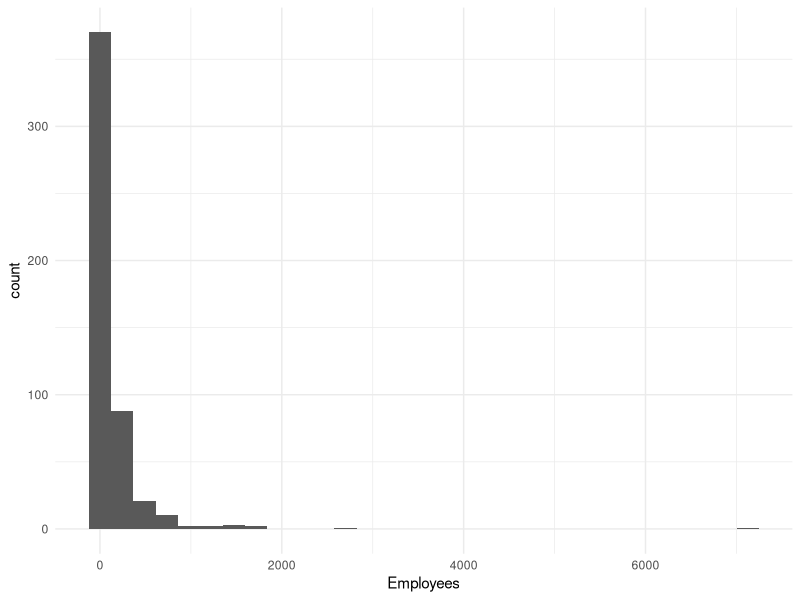
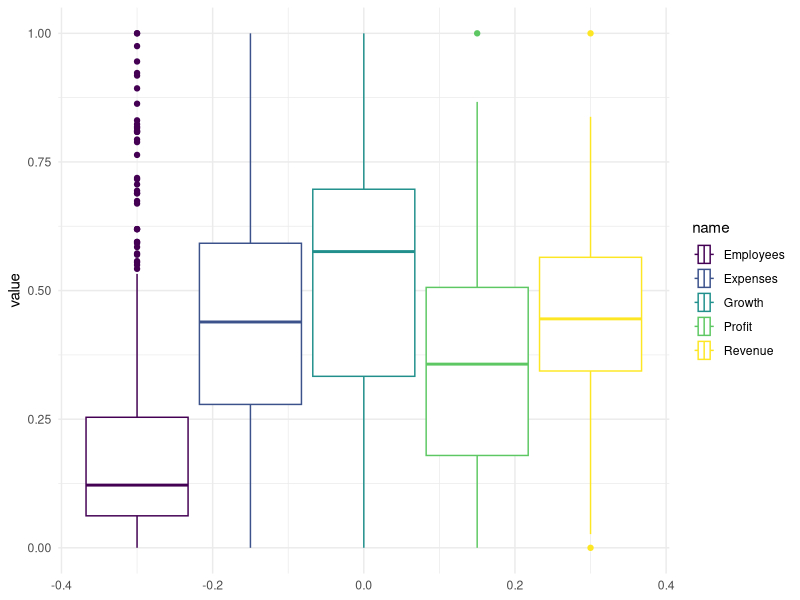
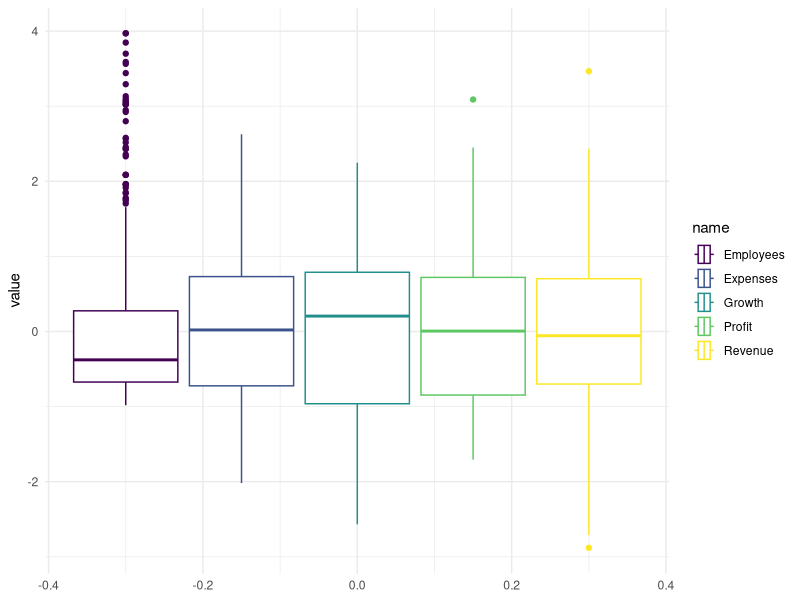
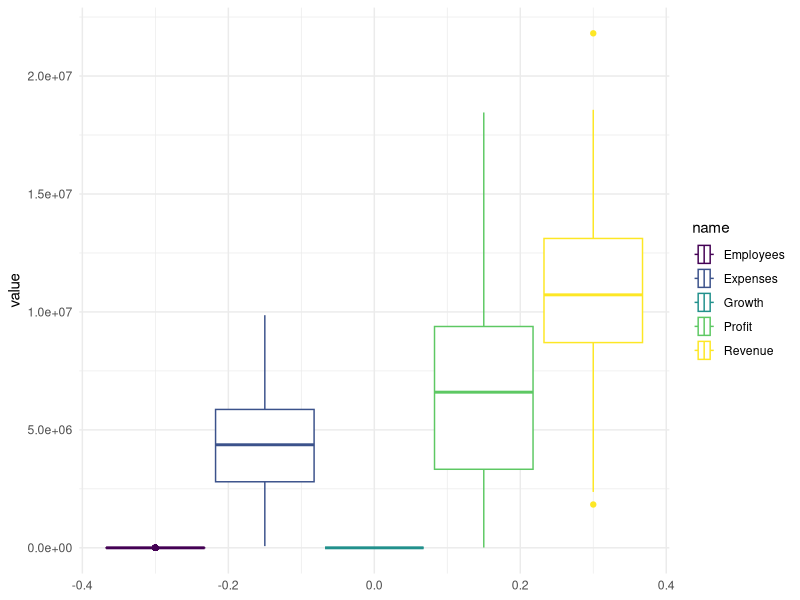
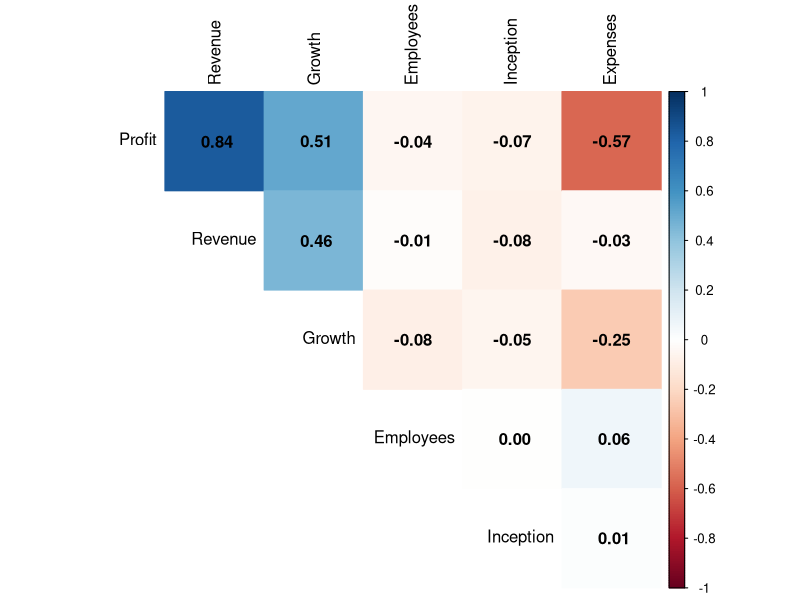
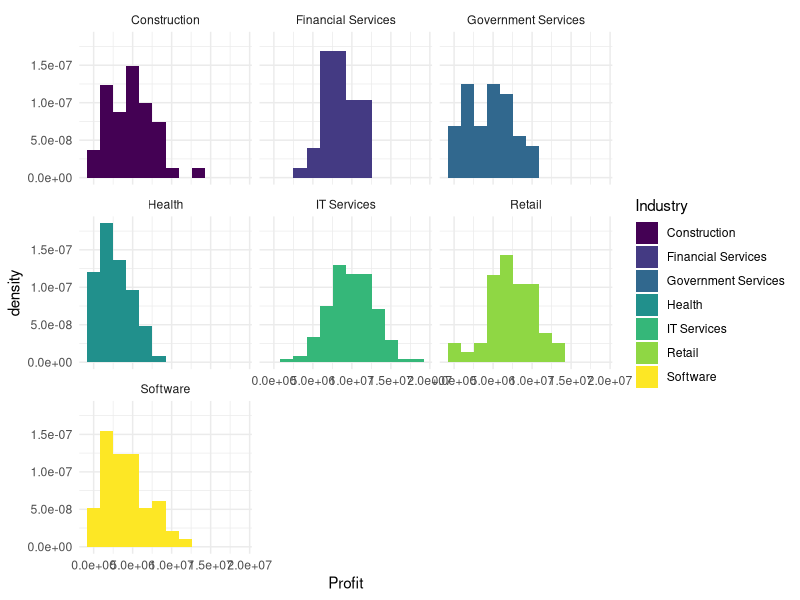
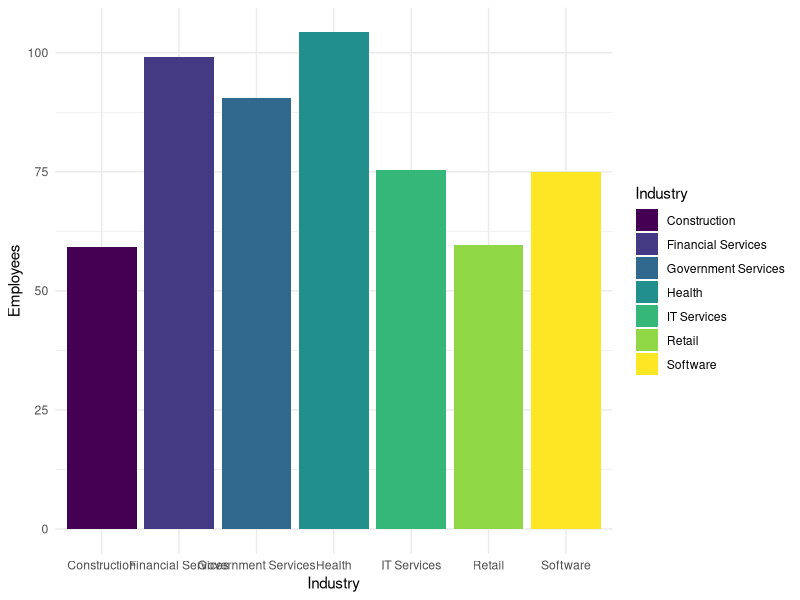
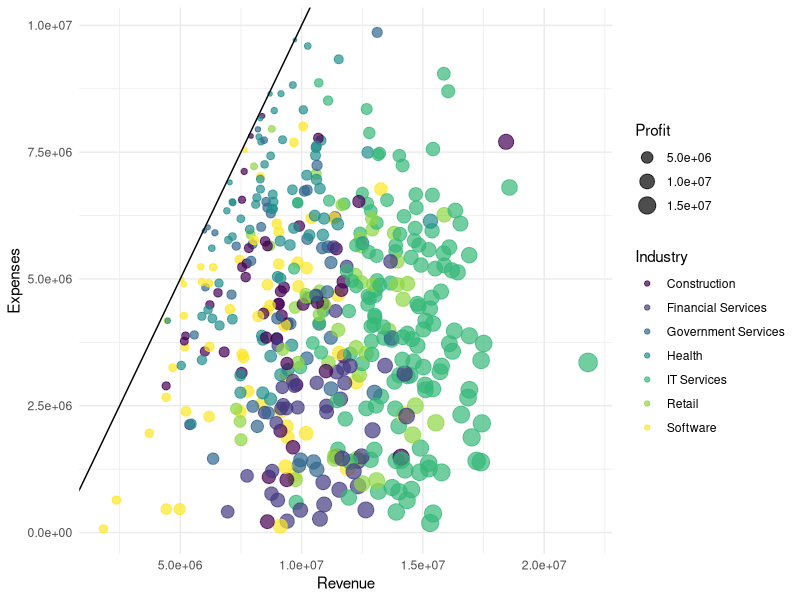

Recreate these plots in R, in order.
## ---- include=FALSE-----------------------------------------------------------------------------------------------------------
knitr::opts_chunk$set(warning=FALSE,message=FALSE)
options("digits" = 5)


## -----------------------------------------------------------------------------------------------------------------------------
library(tidyverse)

# Duomenų įvesties klaidos (sutvarkysiu pačiame duomenų faile)
#lines <-readLines("Future-500-7.csv")
#lines[69]<- str_replace(lines[69],'\"',"")
#lines[79]<- str_replace(lines[79],'\"',"")

#writeLines(lines,"modified_csv.csv")
x <- read_csv("modified_csv.csv")


## -----------------------------------------------------------------------------------------------------------------------------
# Pasivertimas į skaitinius kintamuosius
x_1 <- x %>%
  mutate(Revenue = as.numeric(str_replace_all(Revenue,"\\$|\\,","")),
        Expenses = as.numeric(str_replace_all(Expenses," Dollars|\\,","")),
        Growth = as.numeric(str_replace_all(Growth,"%","")),
        Profit = as.numeric(str_match(Profit,"\\d+")))


## -----------------------------------------------------------------------------------------------------------------------------
library(psych)
x_1 %>% select(where(is.numeric),-"ID") %>% describe()



x_grouped <- x_1 %>% group_by(Industry)
names <- x_grouped %>% group_keys() %>% pull(Industry)

summary_list <- x_grouped %>% select(where(is.numeric)) %>% select(-"ID") %>% 
  group_split() %>% 
  purrr::map(~select(.x,-"Industry")) %>%
  purrr::map(describe) %>%
  purrr::map(~rownames_to_column(as.data.frame(.x)))

names(summary_list) <- names
summary_list


## -----------------------------------------------------------------------------------------------------------------------------
# išveda į failus, siekiant nukopijuoti į word lentelę
x %>% describe %>% select(c("sd","mean","median","min","max")) %>% round(2) %>% write.csv("out.csv",quote=FALSE)


temp <- summary_list %>% enframe() %>% unnest_longer("value") 

cbind(temp$name,temp$value) %>% select(c("rowname","temp$name","sd","mean","median","min","max")) %>% mutate(across(where(is.numeric),round,2)) %>% write.csv("out_2.csv",quote=FALSE,row.names = FALSE)


## -----------------------------------------------------------------------------------------------------------------------------
# turimi vienų metų duomenys. esant praeitų metų duomenims NA reikšmes būtų galima pakeisti praeitomis
x_1 %>% group_by(Name) %>% count() %>% arrange(desc(n))

x_1 %>% ungroup() %>% summarize(across(everything(),~sum(is.na(.x)))) # pradiniai kiekiai praleistų reikšmių


replace_with_group_median<- function(x,y) {
  group_median <- median(x,na.rm = TRUE)
  if_else(is.na(x),group_median,x)
}


library(maps)
cities <-  us.cities$country.etc
names(cities) <- str_replace(us.cities$name,paste("",us.cities$country.etc),"")


x_2 <- x_1 %>%
  # faktinis užpildymas
  mutate(State = if_else(is.na(State),cities[City],State)) %>%
  # išvestinės reikšmės 
  mutate(Expenses = if_else(is.na(Expenses) & !is.na(Profit),Revenue - Profit,Expenses),
        Revenue = if_else(is.na(Revenue) & !is.na(Profit),Expenses + Profit,Revenue)) %>%
  group_by(Industry) %>%
  filter(!(is.na(Revenue) & is.na(Expenses) & !is.na(Profit))) %>%
  mutate(Expenses = replace_with_group_median(Expenses),
         Revenue = replace_with_group_median(Revenue),
         Profit = Revenue - Expenses) %>%
  rbind(x_1  %>% filter((is.na(Revenue) & is.na(Expenses) & !is.na(Profit)))) %>%
  mutate(Employees = replace_with_group_median(Employees),
         Growth = replace_with_group_median(Growth)) %>%
  ungroup()




## -----------------------------------------------------------------------------------------------------------------------------
# likusios praleistos reikšmės paliekamos duomenyse (daugiausia reikšmės nominaliuose kintamuosiouse)
x_2 %>% summarize(across(everything(),~sum(is.na(.x))))


## -----------------------------------------------------------------------------------------------------------------------------
names <- c("Employees","Revenue","Expenses","Profit","Growth")

x_2 %>%  select(names) %>% purrr::map(~boxplot.stats(.x,coef = 1.5)$out) # sąlyginės išskirtys ("mild" outliers)

(outliers <- x_2 %>% select(names) %>% purrr::map(~boxplot.stats(.x,3)$out)) # išskirtys ("extreme" outliers)


## -----------------------------------------------------------------------------------------------------------------------------
ggplot(x_2,aes(Employees)) + geom_histogram() + theme_minimal() # įmonės darbuotojų skaičiaus pasiskirstymas yra stiprios dešininės asimetrijos (right skewed)
# toliau pašalinsiu šias išskirtis


x_2 %>% filter(Employees %in% outliers$Employees)
# išsiskiriančios įmonės t.y. tyrimo objektai. kai kurios iš šių įmonių turi ne tik didelius darbuotojų kiekis, bet ir didelius Expenses/Revenue

x_2 %>% filter(Employees %in% outliers$Employees) %>% count(Industry) 

x_3 <- x_2 %>% filter(!Employees %in% outliers$Employees)


## -----------------------------------------------------------------------------------------------------------------------------
x_3 %>% select(names) %>% purrr::map(~boxplot.stats(.x,3)$out) # daugiau išskirčių pagal dominančius stulpelius nerasta


## -----------------------------------------------------------------------------------------------------------------------------
# Kaip skiriasi imties statistiniai duomenys pašalinus išskirtis
summary_1 <- x_2 %>% select(where(is.numeric),-"ID") %>% describe()

summary_2 <- x_3 %>% select(where(is.numeric),-"ID") %>% describe()

(summary_2 - summary_1) / summary_1 * 100 # procentinis imties statistinių duomenų pokytis pašalinus išskirtis


## -----------------------------------------------------------------------------------------------------------------------------
# normalizavimas
normalized <- x_3 %>% select(where(is.numeric),-c("ID","Inception")) %>% drop_na() %>% map_df(~((.x-min(.x))/(max(.x)-min(.x)))) 
# standartizavimas
standartized <- x_3 %>% select(where(is.numeric),-c("ID","Inception")) %>% drop_na() %>% map_df(~(.x-mean(.x))/sd(.x)) 


## -----------------------------------------------------------------------------------------------------------------------------
normalized  %>% pivot_longer(1:5) %>% ggplot(aes(value,color=name)) + geom_boxplot() + coord_flip() + theme_minimal() + scale_color_viridis_d()

standartized  %>% pivot_longer(1:5) %>% ggplot(aes(value,color=name)) + geom_boxplot() + coord_flip() + theme_minimal() + scale_color_viridis_d()

x_3 %>% select(where(is.numeric),-c("ID","Inception")) %>% pivot_longer(1:5) %>% ggplot(aes(value,color=name)) + geom_boxplot() + coord_flip() + theme_minimal() + scale_color_viridis_d()


## -----------------------------------------------------------------------------------------------------------------------------
library(corrplot)
x_corr <- x_3[,-1] %>% drop_na()

numerical <- unlist(lapply(x_corr, is.numeric))  
correlation_matrix <- cor(as.matrix(x_corr[,numerical]))
correlation_matrix


corrplot(correlation_matrix, order = "FPC", method = "color",type="upper",diag=FALSE,tl.col = "black", addCoef.col = "black")


## -----------------------------------------------------------------------------------------------------------------------------
length(unique(x_3$Industry)) # 7 industrijos

x_industry <- x_3 %>% drop_na()


x_industry %>% ggplot(aes(x=Profit,fill=Industry)) + geom_histogram(aes(y=after_stat(density)),bins = 12) + facet_wrap(vars(Industry)) + scale_fill_viridis_d() + theme_minimal() + scale_y_continuous(n.breaks = 5)

x_industry %>% ggplot(aes(x=Industry,y=Employees,fill=Industry)) + stat_summary(fun=mean,geom="bar") + scale_fill_viridis_d() + theme_minimal()


## -----------------------------------------------------------------------------------------------------------------------------
x_industry %>% ggplot(aes(Revenue,Expenses,color=Industry)) + geom_point(aes(size=Profit),alpha=0.7) + 
  scale_color_viridis_d() + geom_abline(slope=1,intercept=0) + theme_minimal()

min(x_3$Profit)


## -----------------------------------------------------------------------------------------------------------------------------
library(datasets)
states <-state.region
names(states) <- state.abb

x_regions <- x_3 %>% mutate(Region = states[State]) %>% drop_na()


## -----------------------------------------------------------------------------------------------------------------------------
x_regions %>% ggplot(aes(Region,Growth,fill=Region)) + geom_violin(draw_quantiles = 0.5) + theme_minimal() + scale_fill_brewer(palette = "Set2")

x_regions %>% ggplot(aes(Region,Profit,fill=Region)) + geom_violin(draw_quantiles = 0.5) + theme_minimal() + scale_fill_brewer(palette = "Set2")



x_regions %>% ggplot(aes(Region,fill=Region))+ geom_bar() + scale_fill_brewer(palette = "Set2") + theme_minimal()

x_regions %>% ggplot(aes(Region,fill=Industry))+ geom_bar(position="fill")+ coord_flip() +
  scale_y_continuous(labels=scales::label_percent()) + scale_fill_viridis_d() + theme_minimal()


## -----------------------------------------------------------------------------------------------------------------------------
x_regions %>% ggplot(aes(Revenue,Expenses,color=Region)) + geom_point(aes(size=Profit),alpha=0.8) + 
  scale_color_brewer(palette="Set2") + geom_abline(slope=1,intercept=0) + theme_minimal()


## -----------------------------------------------------------------------------------------------------------------------------
x_regions %>% drop_na() %>% ggplot(aes(Inception,color=Industry)) + stat_ecdf() + facet_wrap(vars(Industry)) + theme_minimal() + scale_color_viridis_d()

